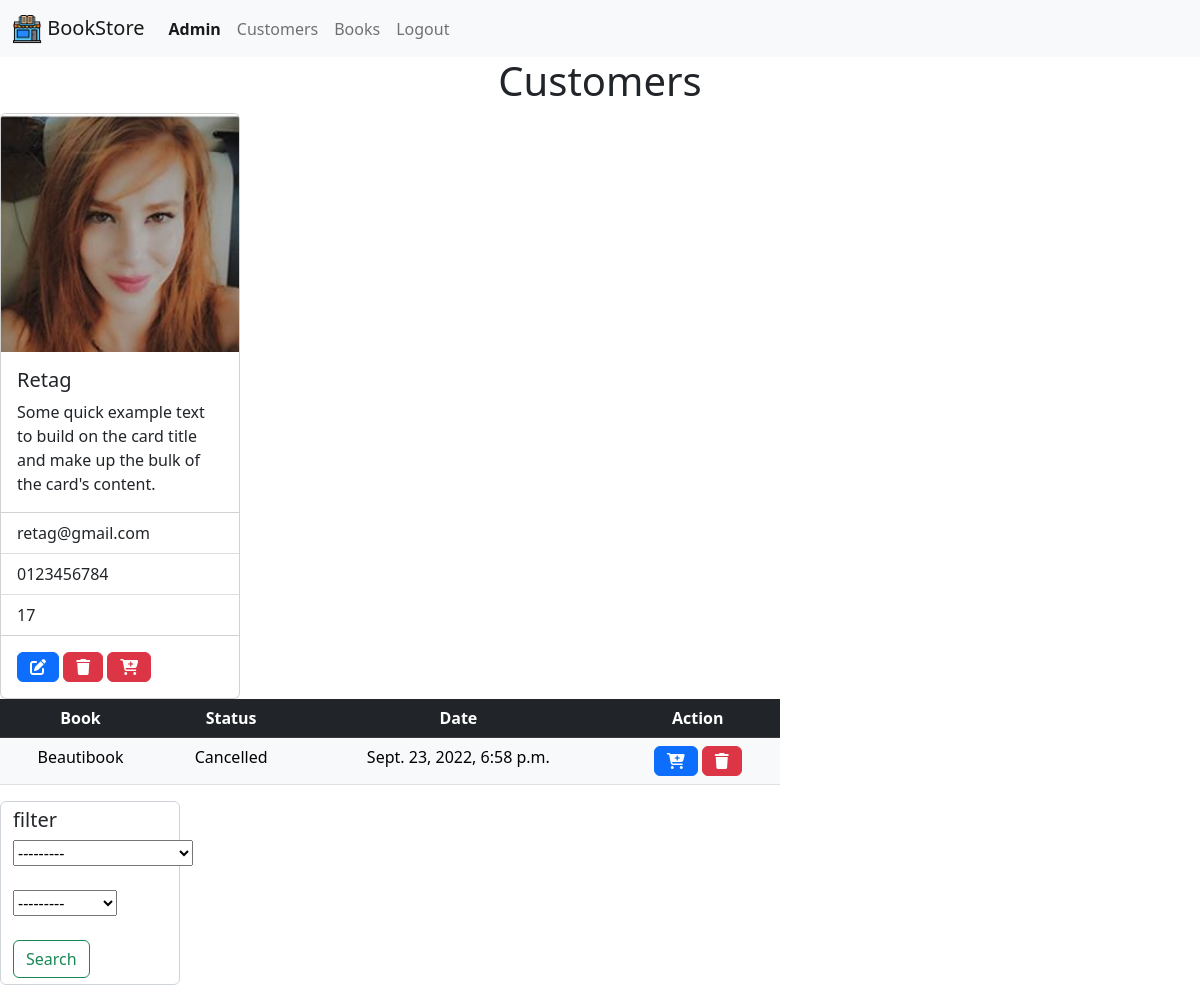
Screenshot of /customer/3 (signed in) with the database file from the repository.
### bookstore/models.py (models this page shows, shortened)
class Customer(models.Model):
    user = models.OneToOneField(User,null=True ,on_delete=models.CASCADE)
    name = models.CharField(max_length=100)
    email = models.CharField(max_length=100, null=True)
    phone = models.CharField(max_length=100, null=True)
    age = models.IntegerField()
    image = models.ImageField(upload_to='images/%Y/%m/%d/', blank=True)
    date_created = models.DateTimeField(auto_now_add=True)

class Order(models.Model):
    STATUS = (
        ('Pending', 'Pending'),
        ('Delivered', 'Delivered'),
        ('Cancelled', 'Cancelled'),
        ('Processing', 'Processing'),
    )
    customer = models.ForeignKey(Customer,null=True,on_delete=models.SET_NULL)
    book = models.ForeignKey(Book, null=True, on_delete=models.SET_NULL)
    tags = models.ManyToManyField(Tag)
    date_created = models.DateTimeField(auto_now_add=True)
    status = models.CharField(max_length=200, null=True, choices=STATUS)
    note = models.CharField(max_length=1000, null=True, blank=True)

class Book(models.Model):
    CATEGORY = (
        ('Fiction', 'Fiction'),
        ('Biography', 'Biography'),
        ('History', 'History'),
        ('Science', 'Science'),
        ('Technology', 'Technology'),
        ('Mathematics', 'Mathematics'),
    )
    name = models.CharField(max_length=100)
    author = models.CharField(max_length=100)
    price = models.IntegerField()
    tags = models.ManyToManyField(Tag)
    category = models.CharField(max_length=100, choices=CATEGORY)
    description = models.CharField(max_length=1000, null=True)
    date_created = models.DateTimeField(auto_now_add=True)
    def __str__(self):
        return self.name

### bookstore/decorators.py (the view)
    def wrapperFunc(request, *args, **kwargs):
        group = None
        if request.user.groups.exists():
            group = request.user.groups.all()[0].name
        if group == 'admin':
            return view_func(request, *args, **kwargs)
        if group == 'customers':
            return redirect('userProfile')

### bookstore/views.py (called while the page is built)
@login_required(login_url='login')
@forAdmin
def customer(request, pk):
    customer = Customer.objects.get(id=pk)
    orders = customer.order_set.all()
    searchFilter = OrderFilter(request.GET, queryset=orders)
    orders = searchFilter.qs
    context = {'orders': orders, 'customer': customer , 'searchFilter': searchFilter}
    return render(request, 'bookstore/customer.html', context)

### templates/bookstore/customer.html (shortened to what this page needs)
{% extends 'base.html' %}
{% load static %}
{% block content %}
<h1 class="containers" style="text-align: center">Customers</h1>
<div class="containers">
  <div class="content">
    <div class="card" style="width: 20%">
      <img src="{{customer.image.url}}" class="card-img-top" />
      <div class="card-body">
        <h5 class="card-title">{{customer.name|title}}</h5>
        <p class="card-text">
          Some quick example text to build on the card title and make up the
          bulk of the card's content.
        </p>
      </div>
      <ul class="list-group list-group-flush">
        <li class="list-group-item">{{customer.email}}</li>
        <li class="list-group-item">{{customer.phone}}</li>
        <li class="list-group-item">{{customer.age}}</li>
      </ul>
      <div class="card-body">
        <a href="#" class="btn btn-primary"
          ><i class="fa-solid fa-pen-to-square"></i
        ></a>
        <a href="#" class="btn btn-danger"><i class="fa-solid fa-trash"></i></a>
        <a href="{% url 'createorder' customer.id %}" class="btn btn-danger"
          ><i class="fa-solid fa-cart-plus"></i
        ></a>
      </div>
    </div>
    <div style="width: 65%">
      <table class="table text-center">
        <thead class="table-dark">
          <tr>
            <th scope="col">Book</th>
            <th scope="col">Status</th>
            <th scope="col">Date</th>
            <th scope="col">Action</th>
          </tr>
        </thead>
        <tbody class="table-light">
          {% for order in orders %}
          <tr>
            <td>{{order.book}}</td>
            <td>{{order.status}}</td>
            <td>{{order.date_created}}</td>
            <td>
              <a
                href="{% url 'createorder' customer.id %}"
                class="btn btn-primary"
                ><i class="fa-solid fa-cart-plus"></i
              ></a>
              <a href="{% url 'delete' order.id %}" class="btn btn-danger"
                ><i class="fa-solid fa-trash"></i
              ></a>
            </td>
          </tr>
          {% endfor %}
        </tbody>
      </table>
    </div>
    <div class="box" style="width: 15%">
      <form class="form-control" method="GET">
        <h5>filter</h5>
        {{searchFilter.form.book}}<br><br>
        {{searchFilter.form.status}}<br><br>
        <button class="btn btn-outline-success" type="submit">Search</button>
      </form>
    </div>
  </div>
</div>
{% endblock content %}

### templates/parts/navbar.html (shortened to what this page needs)
{% load static %}
<nav class="navbar navbar-expand-lg bg-light">
  <div class="container-fluid">
    <a class="navbar-brand" href="{% url 'home' %}">
      <img
        src="{% static 'images/logo.png' %}"
        alt="Logo"
        width="30"
        height="30"
        class="d-inline-block align-text-top"
      />
      BookStore
    </a>
    <div class="collapse navbar-collapse" id="navbarSupportedContent">
      <ul class="navbar-nav me-auto mb-2 mb-lg-0">
        {% if request.user.is_staff %}
        <li class="nav-item">
          <a class="nav-link active" style="font-weight:bold"href="#">{{request.user|title}}</a>
        </li>
        <li class="nav-item">
          <a class="nav-link" aria-current="page" href="{% url 'customers' %}">Customers</a>
        </li>
        <li class="nav-item">
          <a class="nav-link" href="{% url 'books' %}">Books</a>
        </li>
        {% endif %}
        {% if request.user.is_authenticated %}
        <li class="nav-item">
          <a class="nav-link" href="{% url 'logout' %}">Logout</a>
        </li>
        {% endif %}
      </ul>
    </div>
  </div>
</nav>

### rows the page displays
Customer: image (picture), name "Retag", email "retag@gmail.com", phone "0123456784", age "17"
Order: book "Beautibook", status "Cancelled", date_created "Sept. 23, 2022, 6:58 p.m."

### other values shown
{{ request.user|title }} "Admin"
